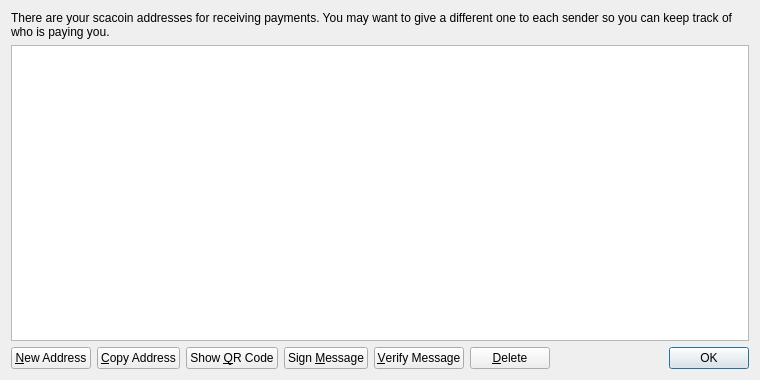
<?xml version="1.0" encoding="UTF-8"?>
<ui version="4.0">
 <class>AddressBookPage</class>
 <widget class="QWidget" name="AddressBookPage">
  <property name="geometry">
   <rect>
    <x>0</x>
    <y>0</y>
    <width>760</width>
    <height>380</height>
   </rect>
  </property>
  <property name="windowTitle">
   <string>Address Book</string>
  </property>
  <layout class="QVBoxLayout" name="verticalLayout">
   <item>
    <widget class="QLabel" name="labelExplanation">
     <property name="text">
      <string>There are your scacoin addresses for receiving payments. You may want to give a different one to each sender so you can keep track of who is paying you.</string>
     </property>
     <property name="textFormat">
      <enum>Qt::PlainText</enum>
     </property>
     <property name="wordWrap">
      <bool>true</bool>
     </property>
    </widget>
   </item>
   <item>
    <widget class="QTableView" name="tableView">
     <property name="contextMenuPolicy">
      <enum>Qt::CustomContextMenu</enum>
     </property>
     <property name="toolTip">
      <string>Double-click to edit address or label</string>
     </property>
     <property name="tabKeyNavigation">
      <bool>false</bool>
     </property>
     <property name="alternatingRowColors">
      <bool>true</bool>
     </property>
     <property name="selectionMode">
      <enum>QAbstractItemView::SingleSelection</enum>
     </property>
     <property name="selectionBehavior">
      <enum>QAbstractItemView::SelectRows</enum>
     </property>
     <property name="sortingEnabled">
      <bool>true</bool>
     </property>
     <attribute name="verticalHeaderVisible">
      <bool>false</bool>
     </attribute>
    </widget>
   </item>
   <item>
    <layout class="QHBoxLayout" name="horizontalLayout">
     <item>
      <widget class="QPushButton" name="newAddressButton">
       <property name="toolTip">
        <string>Create a new address</string>
       </property>
       <property name="text">
        <string>&amp;New Address</string>
       </property>
       <property name="icon">
        <iconset resource="../bitcoin.qrc">
         <normaloff>:/icons/add</normaloff>:/icons/add</iconset>
       </property>
      </widget>
     </item>
     <item>
      <widget class="QPushButton" name="copyToClipboard">
       <property name="toolTip">
        <string>Copy the currently selected address to the system clipboard</string>
       </property>
       <property name="text">
        <string>&amp;Copy Address</string>
       </property>
       <property name="icon">
        <iconset resource="../bitcoin.qrc">
         <normaloff>:/icons/editcopy</normaloff>:/icons/editcopy</iconset>
       </property>
      </widget>
     </item>
     <item>
      <widget class="QPushButton" name="showQRCode">
       <property name="text">
        <string>Show &amp;QR Code</string>
       </property>
       <property name="icon">
        <iconset resource="../bitcoin.qrc">
         <normaloff>:/icons/qrcode</normaloff>:/icons/qrcode</iconset>
       </property>
      </widget>
     </item>
     <item>
      <widget class="QPushButton" name="signMessage">
       <property name="toolTip">
        <string>Sign a message to prove you own a scacoin address</string>
       </property>
       <property name="text">
        <string>Sign &amp;Message</string>
       </property>
       <property name="icon">
        <iconset resource="../bitcoin.qrc">
         <normaloff>:/icons/edit</normaloff>:/icons/edit</iconset>
       </property>
      </widget>
     </item>
     <item>
      <widget class="QPushButton" name="verifyMessage">
       <property name="toolTip">
        <string>Verify a message to ensure it was signed with a specified scacoin address</string>
       </property>
       <property name="text">
        <string>&amp;Verify Message</string>
       </property>
       <property name="icon">
        <iconset resource="../bitcoin.qrc">
         <normaloff>:/icons/transaction_0</normaloff>:/icons/transaction_0</iconset>
       </property>
      </widget>
     </item>
     <item>
      <widget class="QPushButton" name="deleteButton">
       <property name="toolTip">
        <string>Delete the currently selected address from the list</string>
       </property>
       <property name="text">
        <string>&amp;Delete</string>
       </property>
       <property name="icon">
        <iconset resource="../bitcoin.qrc">
         <normaloff>:/icons/remove</normaloff>:/icons/remove</iconset>
       </property>
      </widget>
     </item>
     <item>
      <spacer name="horizontalSpacer">
       <property name="orientation">
        <enum>Qt::Horizontal</enum>
       </property>
       <property name="sizeHint" stdset="0">
        <size>
         <width>40</width>
         <height>20</height>
        </size>
       </property>
      </spacer>
     </item>
     <item>
      <widget class="QDialogButtonBox" name="buttonBox">
       <property name="sizePolicy">
        <sizepolicy hsizetype="Maximum" vsizetype="Fixed">
         <horstretch>0</horstretch>
         <verstretch>0</verstretch>
        </sizepolicy>
       </property>
       <property name="standardButtons">
        <set>QDialogButtonBox::Ok</set>
       </property>
      </widget>
     </item>
    </layout>
   </item>
  </layout>
 </widget>
 <resources>
  <include location="../bitcoin.qrc"/>
 </resources>
 <connections/>
</ui>
